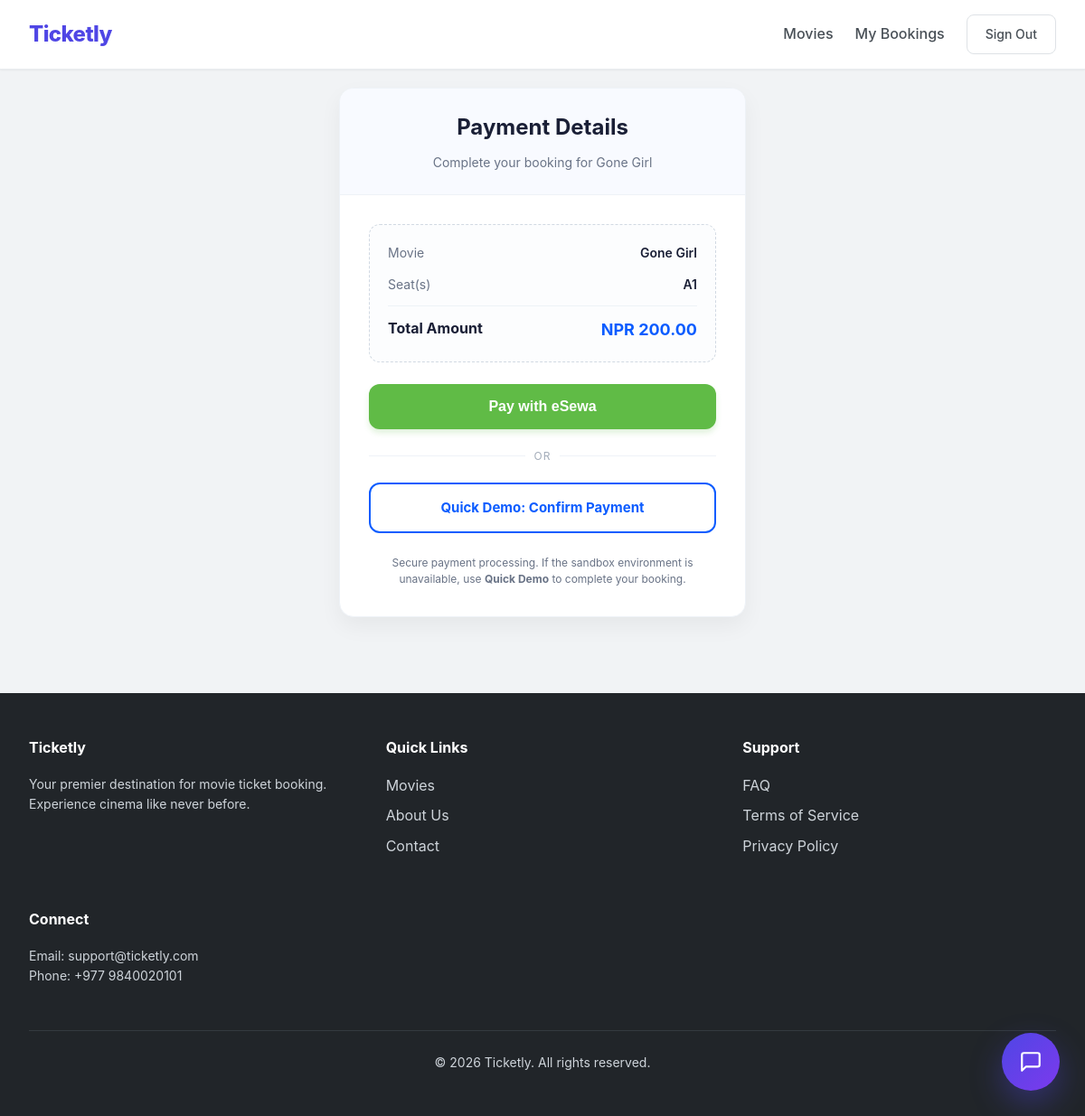
Page /payment.php?booking_id=50 (signed in) on the committed database.
### tables this page shows
CREATE TABLE `bookings` (
  `booking_id` int(11) NOT NULL,
  `customer_id` int(11) NOT NULL,
  `showtime_id` int(11) NOT NULL,
  `seat_label` varchar(10) NOT NULL,
  `amount` decimal(8,2) DEFAULT NULL,
  `status` enum('Confirmed','Cancelled','Pending') DEFAULT 'Pending',
  `created_at` timestamp NOT NULL DEFAULT current_timestamp(),
  `payment_status` varchar(20) DEFAULT 'Unpaid',
  `payment_ref` varchar(100) DEFAULT NULL,
  `movie_id` int(11) DEFAULT NULL,
  `transaction_uuid` varchar(100) DEFAULT NULL
);

CREATE TABLE `movies` (
  `movie_id` int(11) NOT NULL,
  `title` varchar(200) NOT NULL,
  `description` text DEFAULT NULL,
  `genre` varchar(100) DEFAULT NULL,
  `language` varchar(50) DEFAULT NULL,
  `duration` int(11) DEFAULT NULL,
  `poster` varchar(255) DEFAULT NULL,
  `release_date` date DEFAULT NULL,
  `created_at` timestamp NOT NULL DEFAULT current_timestamp(),
  `bookings_count` int(11) DEFAULT 0,
  `status` varchar(50) NOT NULL DEFAULT 'Now Showing'
);

CREATE TABLE `payments` (
  `payment_id` int(11) NOT NULL,
  `booking_id` int(11) NOT NULL,
  `amount` decimal(8,2) NOT NULL,
  `payment_method` varchar(50) NOT NULL,
  `payment_status` enum('Success','Failed','Pending') DEFAULT 'Pending',
  `transaction_ref` varchar(200) DEFAULT NULL,
  `created_at` timestamp NOT NULL DEFAULT current_timestamp()
);

### payment.php (the view, shortened to what this page needs)
<?php
require_once 'includes/config.php';
$booking_id = intval($_GET['booking_id'] ?? 0);
$stmt = $pdo->prepare("
    SELECT b.*, m.title
    FROM bookings b
    JOIN showtimes s ON b.showtime_id = s.showtime_id
    JOIN movies m ON s.movie_id = m.movie_id
    WHERE b.booking_id = ?
    AND b.customer_id = ?
");
$stmt->execute([$booking_id, currentUserId()]);
$booking = $stmt->fetch();
$payStmt = $pdo->prepare("
    SELECT amount
    FROM payments
    WHERE booking_id = ?
    ORDER BY payment_id DESC
    LIMIT 1
");
$payStmt->execute([$booking_id]);
$totalAmount = $payStmt->fetchColumn();
$amount = number_format((float)$totalAmount, 2, '.', '');
$local_success_url = "success.php?booking_id=" . $booking_id . "&transaction_uuid=LOCALTEST" . time();
include 'includes/header.php';
?>
<div class="container" style="display: flex; justify-content: center; align-items: center; min-height: 70vh; padding: 20px;">
    <div class="card" style="width: 100%; max-width: 450px; background: #ffffff; border-radius: 16px; box-shadow: 0 10px 25px rgba(0,0,0,0.05); overflow: hidden; border: 1px solid #eef2f7;">
        <div style="background: #f8faff; padding: 24px; border-bottom: 1px solid #eef2f7; text-align: center;">
            <h2 style="margin: 0; color: #1a1f36; font-size: 24px; font-weight: 700;">Payment Details</h2>
            <p style="margin: 8px 0 0; color: #697386; font-size: 14px;">Complete your booking for <?= htmlspecialchars($booking['title']) ?></p>
        </div>
        <div style="padding: 32px;">
            <div style="background: #fcfdfe; border: 1px dashed #d1d9e2; border-radius: 12px; padding: 20px; margin-bottom: 24px;">
                <div style="display: flex; justify-content: space-between; margin-bottom: 12px;">
                    <span style="color: #697386; font-size: 14px;">Movie</span>
                    <span style="color: #1a1f36; font-weight: 600; font-size: 14px;"><?= htmlspecialchars($booking['title']) ?></span>
                </div>
                <div style="display: flex; justify-content: space-between; margin-bottom: 12px;">
                    <span style="color: #697386; font-size: 14px;">Seat(s)</span>
                    <span style="color: #1a1f36; font-weight: 600; font-size: 14px;"><?= htmlspecialchars($booking['seat_label']) ?></span>
                </div>
                <div style="border-top: 1px solid #eef2f7; margin-top: 12px; padding-top: 12px; display: flex; justify-content: space-between;">
                    <span style="color: #1a1f36; font-weight: 700; font-size: 16px;">Total Amount</span>
                    <span style="color: #0b5cff; font-weight: 700; font-size: 18px;">NPR <?= htmlspecialchars($amount) ?></span>
                </div>
            </div>
            <form action="<?= ESEWA_PAYMENT_URL ?>" method="POST">
                <button class="btn esewa" type="submit" style="background: #60bb46; color: white; width: 100%; padding: 16px; border-radius: 12px; border: none; cursor: pointer; font-size: 16px; font-weight: 700; transition: transform 0.2s, box-shadow 0.2s; box-shadow: 0 4px 6px rgba(96, 187, 70, 0.2);">
                    Pay with eSewa
                </button>
            </form>
            <div style="margin: 20px 0; display: flex; align-items: center; text-align: center; color: #a3acb9;">
                <div style="flex: 1; height: 1px; background: #eef2f7;"></div>
                <span style="padding: 0 10px; font-size: 12px; text-transform: uppercase; letter-spacing: 1px;">OR</span>
                <div style="flex: 1; height: 1px; background: #eef2f7;"></div>
            </div>
            <a class="btn" href="<?= htmlspecialchars($local_success_url) ?>" style="display: block; text-align: center; background: #ffffff; color: #0b5cff; border: 2px solid #0b5cff; padding: 14px; border-radius: 12px; text-decoration: none; font-weight: 700; font-size: 15px; transition: all 0.2s;">
                Quick Demo: Confirm Payment
            </a>
            <p style="margin-top: 24px; color: #697386; font-size: 12px; text-align: center; line-height: 1.5;">
                Secure payment processing. If the sandbox environment is unavailable, use <strong>Quick Demo</strong> to complete your booking.
            </p>
        </div>
    </div>
</div>
<?php
include 'includes/footer.php';
?>

### assets/css/styles.css (style rules this page uses)
:root { --primary-50: #eef2ff; --primary-100: #e0e7ff; --primary-200: #c7d2fe; --primary-300: #a5b4fc; --primary-400: #818cf8; --primary-500: #6366f1; --primary-600: #4f46e5; --primary-700: #4338ca; --primary-800: #3730a3; --primary-900: #312e81; --gray-50: #f8f9fa; --gray-100: #f1f3f5; --gray-200: #e9ecef; --gray-300: #dee2e6; --gray-400: #ced4da; --gray-500: #adb5bd; --gray-600: #6c757d; --gray-700: #495057; --gray-800: #343a40; --gray-900: #212529; --success: #10b981; --warning: #f59e0b; --error: #ef4444; --info: #3b82f6; --spacing-xs: 0.25rem; --spacing-sm: 0.5rem; --spacing-md: 1rem; --spacing-lg: 1.5rem; --spacing-xl: 2rem; --spacing-2xl: 3rem; --spacing-3xl: 4rem; --font-sans: -apple-system, BlinkMacSystemFont, 'Segoe UI', 'Roboto', 'Helvetica Neue', Arial, sans-serif; --font-size-xs: 0.75rem; --font-size-sm: 0.875rem; --font-size-base: 1rem; --font-size-lg: 1.125rem; --font-size-xl: 1.25rem; --font-size-2xl: 1.5rem; --font-size-3xl: 1.875rem; --font-size-4xl: 2.25rem; --shadow-sm: 0 1px 2px 0 rgb(0 0 0 / 0.05); --shadow-md: 0 4px 6px -1px rgb(0 0 0 / 0.1); --shadow-lg: 0 10px 15px -3px rgb(0 0 0 / 0.1); --shadow-xl: 0 20px 25px -5px rgb(0 0 0 / 0.1); --radius-sm: 0.375rem; --radius-md: 0.5rem; --radius-lg: 0.75rem; --radius-xl: 1rem; --radius-2xl: 1.5rem; }
* { margin: 0; padding: 0; box-sizing: border-box; }
body { font-family: var(--font-sans); font-size: var(--font-size-base); line-height: 1.6; color: var(--gray-800); background: var(--gray-100); min-height: 100vh; }
.container { max-width: 1280px; margin: 0 auto; padding: 0 var(--spacing-xl); }
.btn { display: inline-flex; align-items: center; justify-content: center; padding: 0.625rem 1.25rem; font-weight: 600; font-size: var(--font-size-sm); border-radius: var(--radius-md); border: none; cursor: pointer; transition: all 0.2s; text-decoration: none; gap: var(--spacing-sm); }
.card { background: white; border-radius: var(--radius-lg); box-shadow: var(--shadow-md); overflow: hidden; transition: transform 0.2s, box-shadow 0.2s; }

### rows in the picture
bookings: movies.title "Gone Girl", seat_label "A1"
payments: amount "200.00"
